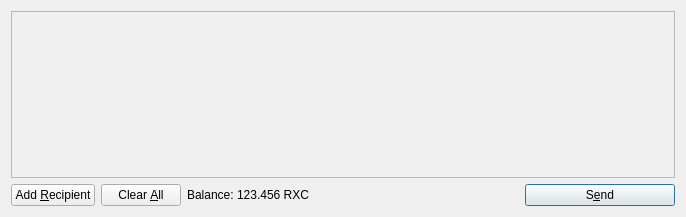
<?xml version="1.0" encoding="UTF-8"?>
<ui version="4.0">
 <class>SendCoinsDialog</class>
 <widget class="QDialog" name="SendCoinsDialog">
  <property name="geometry">
   <rect>
    <x>0</x>
    <y>0</y>
    <width>686</width>
    <height>217</height>
   </rect>
  </property>
  <property name="windowTitle">
   <string>Send Coins</string>
  </property>
  <layout class="QVBoxLayout" name="verticalLayout">
   <item>
    <widget class="QScrollArea" name="scrollArea">
     <property name="widgetResizable">
      <bool>true</bool>
     </property>
     <widget class="QWidget" name="scrollAreaWidgetContents">
      <property name="geometry">
       <rect>
        <x>0</x>
        <y>0</y>
        <width>666</width>
        <height>165</height>
       </rect>
      </property>
      <layout class="QVBoxLayout" name="verticalLayout_2">
       <property name="margin">
        <number>0</number>
       </property>
       <item>
        <layout class="QVBoxLayout" name="entries">
         <property name="spacing">
          <number>6</number>
         </property>
        </layout>
       </item>
       <item>
        <spacer name="verticalSpacer">
         <property name="orientation">
          <enum>Qt::Vertical</enum>
         </property>
         <property name="sizeHint" stdset="0">
          <size>
           <width>20</width>
           <height>40</height>
          </size>
         </property>
        </spacer>
       </item>
      </layout>
     </widget>
    </widget>
   </item>
   <item>
    <layout class="QHBoxLayout" name="horizontalLayout">
     <item>
      <widget class="QPushButton" name="addButton">
       <property name="toolTip">
        <string>Send to multiple recipients at once</string>
       </property>
       <property name="text">
        <string>Add &amp;Recipient</string>
       </property>
       <property name="icon">
        <iconset resource="../bitcoin.qrc">
         <normaloff>:/icons/add</normaloff>:/icons/add</iconset>
       </property>
       <property name="autoDefault">
        <bool>false</bool>
       </property>
      </widget>
     </item>
     <item>
      <widget class="QPushButton" name="clearButton">
       <property name="sizePolicy">
        <sizepolicy hsizetype="Minimum" vsizetype="Fixed">
         <horstretch>0</horstretch>
         <verstretch>0</verstretch>
        </sizepolicy>
       </property>
       <property name="toolTip">
        <string>Remove all transaction fields</string>
       </property>
       <property name="text">
        <string>Clear &amp;All</string>
       </property>
       <property name="icon">
        <iconset resource="../bitcoin.qrc">
         <normaloff>:/icons/remove</normaloff>:/icons/remove</iconset>
       </property>
       <property name="autoRepeatDelay">
        <number>300</number>
       </property>
       <property name="autoDefault">
        <bool>false</bool>
       </property>
      </widget>
     </item>
     <item>
      <layout class="QHBoxLayout" name="horizontalLayout_2">
       <property name="spacing">
        <number>3</number>
       </property>
       <item>
        <widget class="QLabel" name="label">
         <property name="text">
          <string>Balance:</string>
         </property>
        </widget>
       </item>
       <item>
        <widget class="QLabel" name="labelBalance">
         <property name="cursor">
          <cursorShape>IBeamCursor</cursorShape>
         </property>
         <property name="text">
          <string>123.456 RXC</string>
         </property>
         <property name="textInteractionFlags">
          <set>Qt::LinksAccessibleByMouse|Qt::TextSelectableByKeyboard|Qt::TextSelectableByMouse</set>
         </property>
        </widget>
       </item>
      </layout>
     </item>
     <item>
      <spacer name="horizontalSpacer">
       <property name="orientation">
        <enum>Qt::Horizontal</enum>
       </property>
       <property name="sizeHint" stdset="0">
        <size>
         <width>40</width>
         <height>20</height>
        </size>
       </property>
      </spacer>
     </item>
     <item>
      <widget class="QPushButton" name="sendButton">
       <property name="minimumSize">
        <size>
         <width>150</width>
         <height>0</height>
        </size>
       </property>
       <property name="toolTip">
        <string>Confirm the send action</string>
       </property>
       <property name="text">
        <string>S&amp;end</string>
       </property>
       <property name="icon">
        <iconset resource="../bitcoin.qrc">
         <normaloff>:/icons/send</normaloff>:/icons/send</iconset>
       </property>
       <property name="default">
        <bool>true</bool>
       </property>
      </widget>
     </item>
    </layout>
   </item>
  </layout>
 </widget>
 <resources>
  <include location="../bitcoin.qrc"/>
 </resources>
 <connections/>
</ui>
